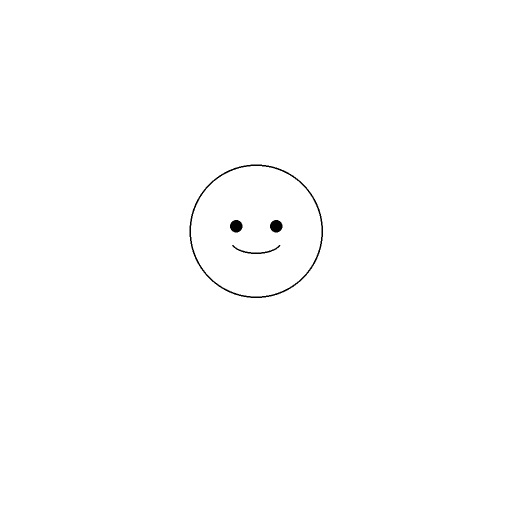
#> input picture assets/00_guide.png, 1024 x 1024 px (shown at 1/2 size)
$ python -i input_prep.py   (imports and definitions only)
#> lines starting #> are read from the running program, lines starting #| are printed output that depends on the picture; after the words box and inside, x2 and y2 are one past the last pixel; in counts of white or black regions, pixels touching at a corner belong together
#> further down, picture is the input picture: PIL image 1024x1024 RGB; 99.6% white; 4 black regions, box (x1, y1, x2, y2) and area: (379, 329, 646, 596) 2428, (460, 440, 485, 465) 489, (540, 440, 565, 465) 489, (464, 490, 561, 508) 297
"""framed stylize 用の前処理: 正方形クロップ → (生成) → 縦長中央配置。

== 背景 (2026-06-01、 ユーザー提案) ==
横長/コンパクトなオブジェクト (車・家・猫の顔) を縦長フレームで直接生成すると、
単一被写体ではフレームを埋められず分裂/歪む (車の良い構図が出ない)。
解決: OpenCV で被写体の周りに余白を多少残して**正方形クロップ** → そこで
生成 (正方形は SDXL が得意で良い構図が出る) → 生成結果を真っ白い**縦長
キャンバスの中央に配置**。 位置は「中央」 固定 (実キャンバスでもロボットは
中央に描く)。

縦長の被写体 (木・立った人) は直接縦長生成で良いので、 framed は
横長/コンパクト被写体専用。
"""
from __future__ import annotations

from typing import List, Tuple

import numpy as np
from PIL import Image

Stroke = List[Tuple[float, float]]


def content_bbox(img: Image.Image, white_thresh: int = 200):
#> called with white_thresh = 200
    a = np.array(img.convert("L"))
    ys, xs = np.where(a < white_thresh)
#> ys = 3703 values from 329 to 595; xs = 3703 values, max 645 at index 1614, min 379 at index 1559, mean 512
    if len(xs) == 0:
        return None
    return int(xs.min()), int(ys.min()), int(xs.max()), int(ys.max())


def square_crop_with_margin(img: Image.Image, pad: float = 0.22,
                            out_size: int = 1024,
                            white_thresh: int = 200) -> Image.Image:
    """被写体 bbox の周りに pad 割合の余白を残して正方形クロップ (白背景)。

    pad=0.22 → 一辺 = max(bw,bh) * (1 + 2*pad)。 はみ出しは白で埋める。
    """
    bbox = content_bbox(img, white_thresh)
#> bbox = (379, 329, 645, 595)
    rgb = img.convert("RGB")
    if bbox is None:
        return rgb.resize((out_size, out_size), Image.LANCZOS)
    x0, y0, x1, y1 = bbox
#> x0 = 379; y0 = 329; x1 = 645; y1 = 595
    bw, bh = x1 - x0 + 1, y1 - y0 + 1
#> bw = 267; bh = 267
    cx, cy = (x0 + x1) // 2, (y0 + y1) // 2
#> cx = 512; cy = 462
    side = int(max(bw, bh) * (1.0 + 2.0 * pad))
#> side = 384
    half = side // 2
#> half = 192
    sq = Image.new("RGB", (side, side), (255, 255, 255))
#> sq: PIL image 384x384 RGB; every value is 255
    sx0, sy0 = cx - half, cy - half
#> sx0 = 320; sy0 = 270
    region = rgb.crop((max(0, sx0), max(0, sy0),
                       min(rgb.width, sx0 + side), min(rgb.height, sy0 + side)))
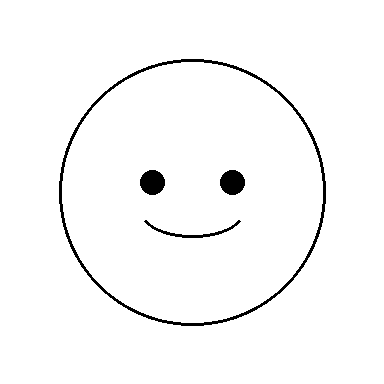
#> region: PIL image 384x384 RGB; 97.5% white; 4 black regions, box (x1, y1, x2, y2) and area: (59, 59, 326, 326) 2428, (140, 170, 165, 195) 489, (220, 170, 245, 195) 489, (144, 220, 241, 238) 297
    sq.paste(region, (max(0, -sx0), max(0, -sy0)))
    return sq.resize((out_size, out_size), Image.LANCZOS)


def square_pad(img: Image.Image, size: int = 768) -> Image.Image:
    """入力を正方形に白パディング (被写体の相対サイズ・位置を保つ) → size にリサイズ。

    タイトクロップと違い被写体を拡大しない。 旧 align/gacha と同じ
    「正方形入力に被写体が自然な大きさ (余白付) で収まる」 状態を再現する。
    正方形入力ならそのまま、 縦長/横長なら長辺基準で白レターボックス。
    """
    rgb = img.convert("RGB")
    w, h = rgb.size
    s = max(w, h)
    sq = Image.new("RGB", (s, s), (255, 255, 255))
    sq.paste(rgb, ((s - w) // 2, (s - h) // 2))
    return sq.resize((size, size), Image.LANCZOS)


def place_strokes_centered(strokes: List[Stroke], dst_wh: Tuple[int, int],
                           fill: float = 0.9) -> List[Stroke]:
    """strokes (任意座標) の bbox を縦長キャンバス中央に contain 配置。

    fill = キャンバス長辺方向の占有率上限 (アスペクト維持)。
    """
    if not strokes:
        return strokes
    xs = [p[0] for st in strokes for p in st]
    ys = [p[1] for st in strokes for p in st]
    x0, y0, x1, y1 = min(xs), min(ys), max(xs), max(ys)
    bw, bh = max(x1 - x0, 1e-6), max(y1 - y0, 1e-6)
    CW, CH = dst_wh
    s = min(fill * CW / bw, fill * CH / bh)
    ox = (CW - bw * s) / 2.0 - x0 * s
    oy = (CH - bh * s) / 2.0 - y0 * s
    return [[(p[0] * s + ox, p[1] * s + oy) for p in st] for st in strokes]

>>> from PIL import Image
>>> picture = Image.open('../assets/00_guide.png')
>>> result = square_crop_with_margin(picture)
